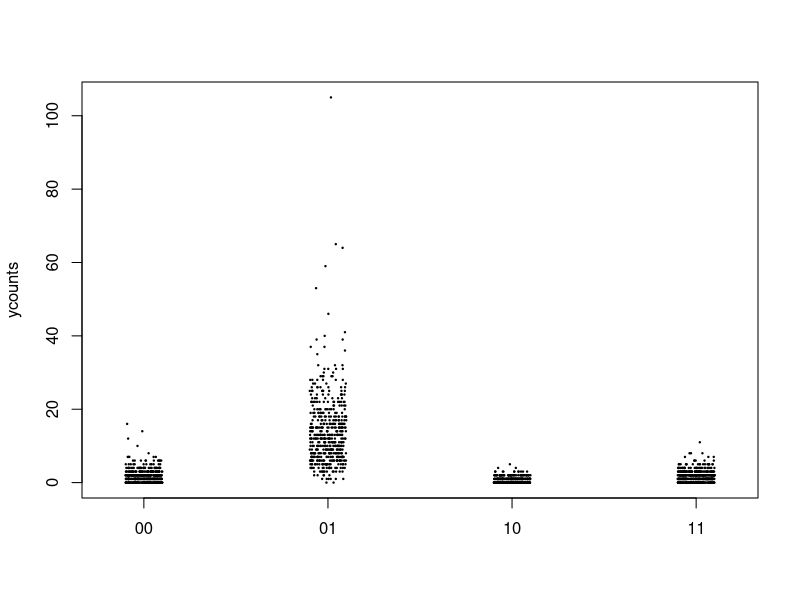

Recreate this plot in R.
library(MASS)

#number of cells per experiment
ncells.per.exp=500

#simulate some spread in nUMIs per cell
nUMIs=1000+750*rexp(ncells.per.exp*2,1) #meh, something

# biological covariates of interest are two genotypes and two experimental conditions
# initialize
g1=rep(0,ncells.per.exp)
g2=rep(1,ncells.per.exp)
e1=rep(0,2*ncells.per.exp)
e2=rep(1,2*ncells.per.exp)

#one way to specify the experiment design matrix
X=cbind(log(nUMIs),g=c(g1,g2,g1,g2),e=c(e1,e2))
#specify GxE term
int= X[,'g']*X[,'e']
X=cbind(X,int)


#simulate some effects
betas=c(1, -1,2,-1)

#simulate some over-dispersion
BCV=.4
theta=1/BCV^2

#define some expected number of transcripts per total umi per cell
avg.exp.level.per.cell=.001

#get the expected mean of expression  
pMu=(X %*% betas)[,1]

#push into count space with neg bin over-dispersion 
ycounts=rnegbin(length(pMu),exp(pMu)*avg.exp.level.per.cell, theta=theta)

#fit a model of counts given this design matrix with a multiplicative overdispersion factor
m0=glm(ycounts~X, family=quasipoisson())

stripchart(ycounts~paste0(X[,'g'], X[,'e']), vertical=T, method='jitter', pch=19, cex=.2)

#fit a model of counts given this design matrix with quadratic overdispersion factor
m1=glm.nb(ycounts~X)

summary(m0)
summary(m1)

#alternative parameterization, just calculate group means 00,01,10,11
apX=cbind(log(nUMIs), model.matrix(~paste0(X[,'g'], X[,'e'])-1))
colnames(apX)[c(2:5)]=c('00','01','10','11')

m3=glm(ycounts~apX-1, family=quasipoisson())
m4=glm.nb(ycounts~apX-1)



#https://cran.r-project.org/web/packages/contrast/vignettes/contrast.html
#base R with interaction model is doing
#(00-01)-(10-11)
#+00
#-01
#-10
#+11
cVec=c(0,1,-1,-1,1)

Tval=(t(cVec)%*%m3$coefficients)/sqrt(t(cVec)%*%vcov(m3)%*%cVec)
pt(abs(Tval), df=m3$df.resid, lower.tail=F)
#see, same stat as in m0, ~ same p-val, different parameterization

#model.matrix(~paste0(X[,'g'], X[,'e']))
#table(paste0(X[,1],X[,2]))

#I'd probably have done it this way, note it just flips the sign of the T-stat
#interaction contrast
#(01-00)-(11-10)
#+01 -00 -11 +10

#rearrange
#-00
#+01
#+10
#-11
#cVec=c(0,-1,1,1,-1)
#Tval=(t(cVec)%*%m3$coefficients)/sqrt(t(cVec)%*%vcov(m3)%*%cVec)
#note this T is the same as for the interaction term in the model ycounts~X-1 (m0), but sign is flipped

